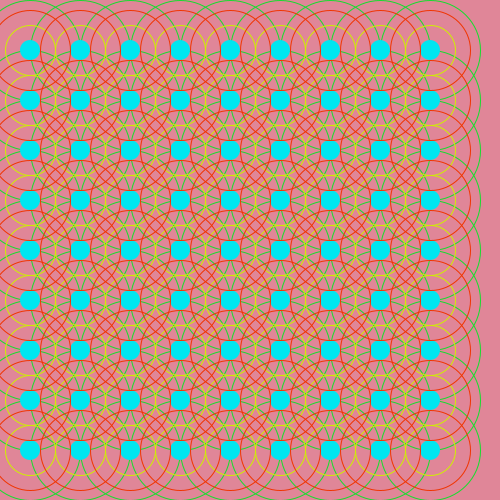
Frame 1 (no input)
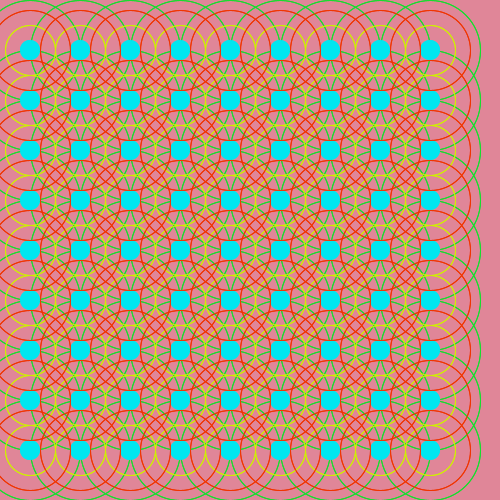
Frame 2 (the mouse pressed at the canvas centre, redrawn once)

The Processing sketch that drew these frames (run headless with seeded random() and noise(); the mouse was pressed at the canvas centre and the sketch redrawn once):

// Processing sketch: processing_85648
// ── processing_85648.pde

void setup ()
{
 
 size(500,500);
background(#E08698);
noLoop();
  
}

void draw ()

{

noFill();
 stroke(#14DE2D);
   for (int posx = 30; posx <= 475; posx = posx+50)
 for ( int posy = 50; posy <= 475; posy = posy+50)
 
 {ellipse(posx,posy,100,100);}
 
 
 noStroke();
 fill(#00E6F0);
   for (int posx = 30; posx <= 475; posx = posx+50)
 for ( int posy = 50; posy <= 475; posy = posy+50)
 {ellipse(posx,posy,20,20);}
 
 noFill();
 stroke(#CFF000);
   for (int posx = 30; posx <= 475; posx = posx+50)
 for ( int posy = 50; posy <= 475; posy = posy+50)
 {ellipse(posx,posy,50,50);}
 
  noFill();
 stroke(#F03400);
   for (int posx = 30; posx <= 475; posx = posx+50)
 for ( int posy = 50; posy <= 475; posy = posy+50)
 {ellipse(posx,posy,80,80);}

 
 
 
 }
